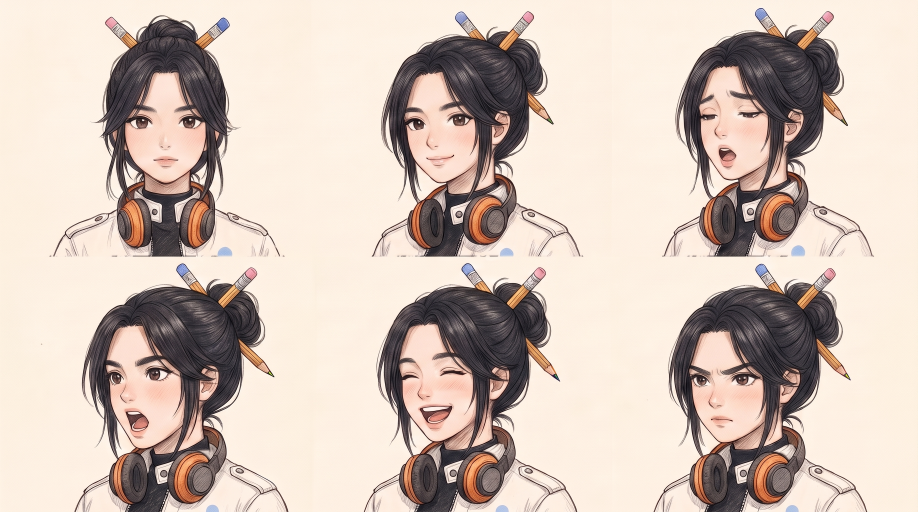
#> input picture assets/sheets/v11/raw/v11_expr_c.jpg, 2752 x 1536 px, given in place of eraser_skid_x2.png, which was not available (shown at 1/3 size)
$ python eraser_lids.py ../../assets/sheets/v11/raw 1.0 ../../assets/sheets/v11/raw/ref_candidateA_front.png
#> lines starting #> are read from the running program, lines starting #| are printed output that depends on the picture; pictures that were not available may be replaced by others from this repository, and a replacement may not be noted
import sys
from PIL import Image
W=(250,243,232,255); K=(2,1,2,255); LID=(100,94,97,255)
FRAC=float(sys.argv[2]) if len(sys.argv)>2 else 0.5
def comps(px,w,h):
  seen=set(); out=[]
  for y in range(h):
    for x in range(w):
      if px[x,y]==W and (x,y) not in seen:
        st=[(x,y)]; seen.add((x,y)); pts=[]
        while st:
          a,b=st.pop(); pts.append((a,b))
          for dx,dy in((1,0),(-1,0),(0,1),(0,-1)):
            q=(a+dx,b+dy)
            if 0<=q[0]<w and 0<=q[1]<h and q not in seen and px[q]==W: seen.add(q); st.append(q)
        out.append(pts)
  return out
def lid(src,dst,n):
#> called with n = 3
  im=Image.open(src).convert('RGBA'); px=im.load()
  for i in range(n):
    x0=i*132
    f=im.crop((x0,0,x0+132,124)); fp=f.load()
    eyes=[c for c in comps(fp,132,124) if len(c)>=90 and min(p[1] for p in c)>40 and max(p[1] for p in c)<95]
    for c in eyes:
      ys=[p[1] for p in c]; top,bot=min(ys),max(ys)
      cut=top+round((bot-top+1)*FRAC)
      # row spans of the eye (white + enclosed pupil)
      for y in range(top,cut+2):
        xs=[p[0] for p in c if p[1]==y]
        if not xs: continue
        for x in range(min(xs),max(xs)+1):
          col = LID if y<cut else K   # lid skin above, 2-px black lid line at the cut
          px[x0+x,y]=col
#> this loop made 3 passes
#> pass 1, in lid, `f = im.crop((x0, 0, x0 + 132, 124))`:
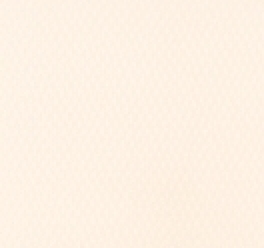
#> f: PIL image 132x124 RGBA (shown 2 times larger); mean R, G, B, A 253.6, 241.5, 228.1, 255
#> pass 3, in lid, `f = im.crop((x0, 0, x0 + 132, 124))`:
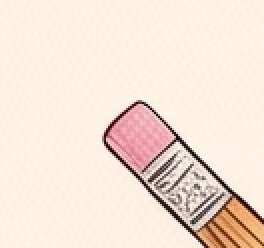
#> f: PIL image 132x124 RGBA (shown 2 times larger); mean R, G, B, A 243, 226.4, 213.8, 255
  im.save(dst)
lid(f'{sys.argv[1]}/eraser_skid_x2.png',f'{sys.argv[3]}/eraser_skid_x2.png',3)
lid(f'{sys.argv[1]}/eraser_peer_x2.png',f'{sys.argv[3]}/eraser_peer_x2.png',1)
#> call 2 of lid, with n = 1
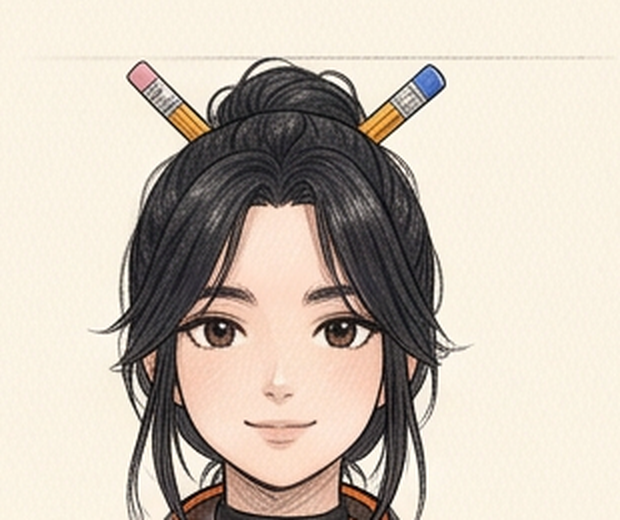
#> input picture assets/sheets/v11/raw/ref_candidateA_front.png, 620 x 520 px, given in place of eraser_peer_x2.png, which was not available
